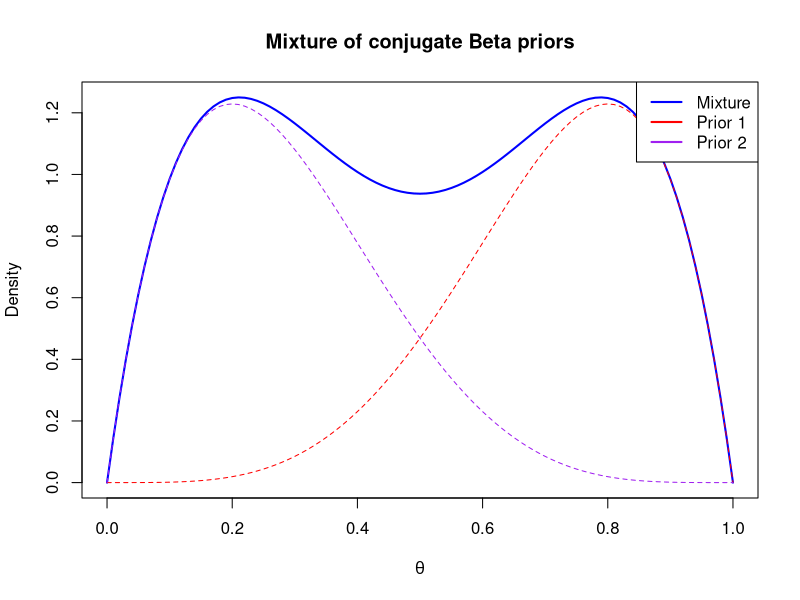
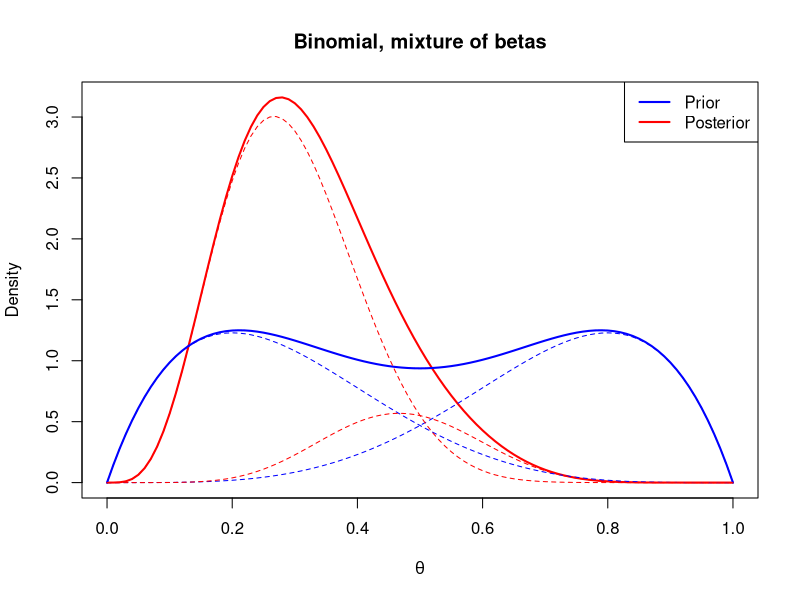

The R script that drew these images, in order:
## ----libraries, message=FALSE, warning=FALSE, cache=FALSE----------------
#library(plyr)
library("dplyr")
library("tidyr")
library("ggplot2")
library("pscl") 
#library(xtable)
#library(Sleuth3)

## ----set_seed, echo=FALSE------------------------------------------------
set.seed(2)

## ----Problem 3.1: mixture of conjugate priors--------------------------------
p = 0.5
a = c(5,2)
b = c(2,5)

prior = function(theta,p,a,b) {
  p*dbeta(theta,a[1],b[1]) + (1-p)*dbeta(theta,a[2],b[2])
}

curve(prior(x,p,a,b), col="blue", lwd=2,
      main="Mixture of conjugate Beta priors", ylab="Density", xlab=expression(theta))
curve(p*dbeta(x,a[1],b[1]), col="red", lty=2, add=TRUE)
curve((1-p)*dbeta(x,a[2],b[2]), col="purple", lty=2, add=TRUE)
legend("topright", c("Mixture","Prior 1", "Prior 2"), col=c("blue","red", "purple"), lwd=2)

## ----Problem 3.2: Posterior----------------------------------------
p = 0.5
a = c(5,2)
b = c(2,5)
n = 10
y = 3
ppd = function(y,n,a,b) {
  exp(lchoose(n,y)+lbeta(a+y,b+n-y)-lbeta(a,b)) # l-series: default natural logarithm
}
posterior = function(theta,p,a,b,y,n) {
  q = p*ppd(y,n,a[1],b[1])
  p = q/(q+(1-p)*ppd(y,n,a[2],b[2]))
  p*dbeta(theta,a[1]+y,b[1]+n-y) + (1-p)*dbeta(theta,a[2]+y,b[2]+n-y)
}

curve(posterior(x,p,a,b,y,n), col="red", lwd=2,
      main="Binomial, mixture of betas", ylab="Density", xlab=expression(theta)) # posterior

curve(prior(x,p,a,b), col="blue", lwd=2, add=TRUE) 

curve(p*dbeta(x,a[1],b[1]), col="blue", lty=2, add=TRUE)
curve((1-p)*dbeta(x,a[2],b[2]), col="blue", lty=2, add=TRUE)

q = p*ppd(y,n,a[1],b[1])
q = q/(q+(1-p)*ppd(y,n,a[2],b[2]))

curve(q*dbeta(x,a[1]+y,b[1]+n-y), col="red", lty=2, add=TRUE)
curve((1-q)*dbeta(x,a[2]+y,b[2]+n-y), col="red", lty=2, add=TRUE)

legend("topright", c("Prior","Posterior"), col=c("blue","red"), lwd=2)
